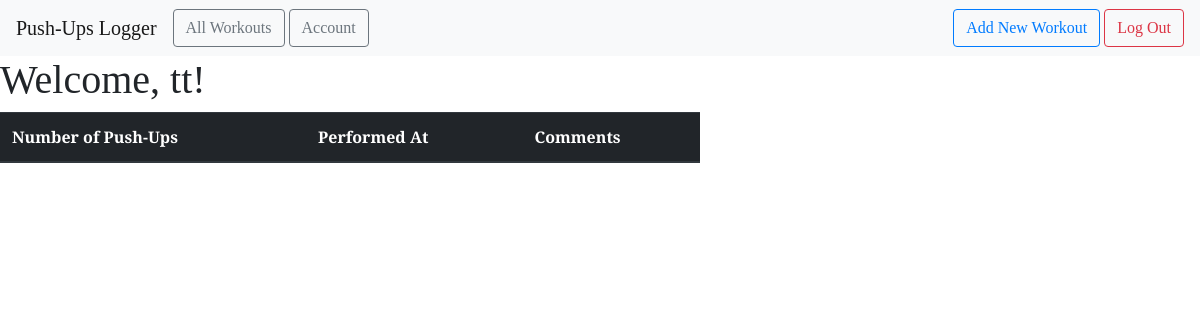
The app's page /all (signed in), older data.
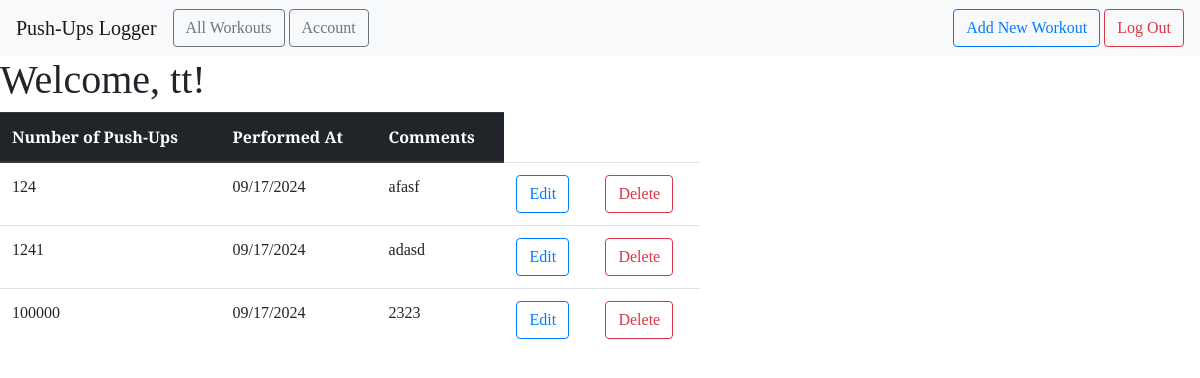
The same page, newer data.
### pushps_logger/models.py (models this page shows)
class Workout(db.Model):
    id = db.Column(db.Integer, primary_key=True)
    pushups = db.Column(db.Integer,nullable=False)
    date_posted = db.Column(db.DateTime,nullable=False,default=datetime.now())
    comment = db.Column(db.String(100),nullable=False)
    user_id = db.Column(db.Integer,db.ForeignKey('user.id'),nullable=False)

### pushps_logger/main.py (the view)
@main.route('/all')
@login_required
def user_workouts():
    user = User.query.filter_by(email=current_user.email).first_or_404()
    workouts = user.workouts
    return render_template('all_workouts.html', workouts=workouts, user=user)

### pushps_logger/__init__.py (called while the page is built)
def create_app():
    app=Flask(__name__)
    app.config["SECRET_KEY"]='secret-key'
    app.config["SQLALCHEMY_DATABASE_URI"]='sqlite:///db.sqlite'
    db.init_app(app)
    login_manager=LoginManager()
    login_manager.login_view='auth.login'
    login_manager.init_app(app)
    from .models import User
    @login_manager.user_loader
    def load_user(user_id):
        return User.query.get(int(user_id))
    with app.app_context():
        from .models import User
        db.create_all()
    from .main import main as main_blueprint
    app.register_blueprint(main_blueprint)
    from .auth import auth as auth_blueprint
    app.register_blueprint(auth_blueprint)
    return app

### pushps_logger/templates/all_workouts.html (shortened to what this page needs)
{% extends "base.html" %} {% block head %} {{ super() }}
<link
  rel="stylesheet"
  href="{{ url_for('static', filename= 'extended_beauty.css') }}"
/>
{% endblock %} {% block content %}
<h1>
  Welcome, {{ user.name }}!
</h1>
<div>
  <table class="table table-hover" style="width: 700px;">
    <thead class="thead-dark">
      <tr>
        <th scope="col">Number of Push-Ups</th>
        <th scope="col">Performed At</th>
        <th scope="col">Comments</th>
      </tr>
    </thead>
    <tbody>
      {% for workout in workouts %}
      <tr>
        <td>{{ workout.pushups }}</td>
        <td>{{ workout.date_posted.strftime('%m/%d/%Y') }}</td>
        <td>{{ workout.comment }}</td>
        <td>
          <a
            href="{{ url_for('main.update_workout', workout_id=workout.id) }}"
            class="btn btn-outline-primary"
            role="button"
          >
            Edit
          </a>
        </td>
        <td>
          <a
            href="{{ url_for('main.delete_workout', workout_id=workout.id) }}"
            class="btn btn-outline-danger"
            role="button"
          >
            Delete
          </a>
        </td>
      </tr>
      {% endfor %}
    </tbody>
  </table>
</div>
{% endblock %}

Row changes from the older to the newer data that the page shows:
added Workout: pushups "124", date_posted "09/17/2024", comment "afasf"
added Workout: pushups "1241", date_posted "09/17/2024", comment "adasd"
added Workout: pushups "100000", date_posted "09/17/2024", comment "2323"
